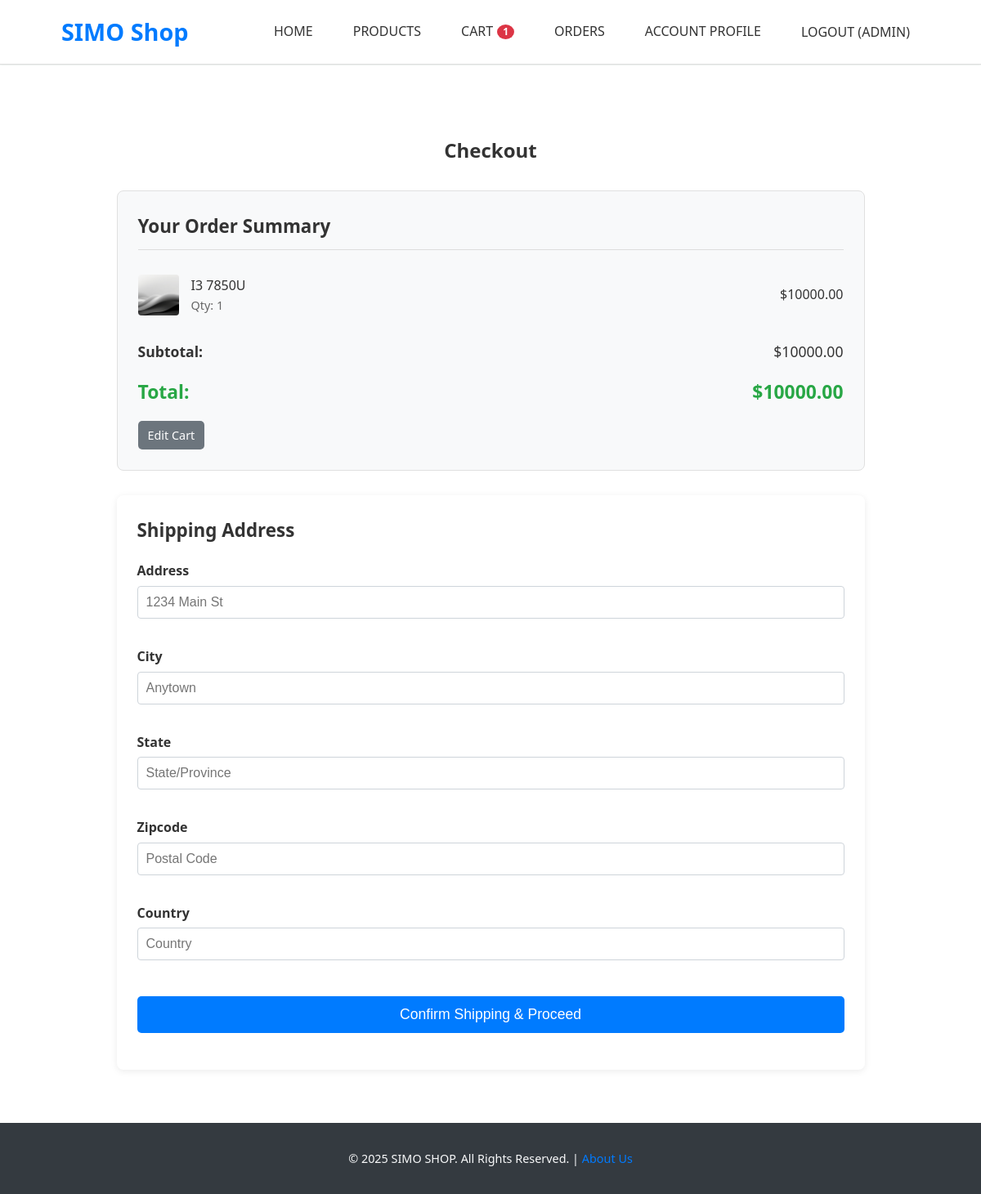
The app's page /shop/checkout/ (signed in) with its own data.
### shop/models.py (models this page shows, shortened)
class OrderItem(models.Model):
    product = models.ForeignKey(Product, on_delete=models.SET_NULL, null=True, related_name='order_items')
    order = models.ForeignKey(Order, on_delete=models.SET_NULL, null=True, related_name='items')
    quantity = models.IntegerField(default=0, null=True, blank=True)
    date_added = models.DateTimeField(auto_now_add=True)
    @property
    def get_total(self):
        if self.product and self.product.price is not None and self.quantity is not None:
            total = self.product.price * self.quantity
            return total
        return 0

class Product(models.Model):
    seller = models.ForeignKey(
        User,
        on_delete=models.CASCADE,
        related_name='products_for_sale',
        help_text="The user selling this product.",
        null=True,  # Allows existing rows to have no seller initially
        blank=True  # Allows form submission without it if handled in view, though our ProductForm doesn't include it
    )
    category = models.ForeignKey(Category, related_name='products', on_delete=models.SET_NULL, null=True, blank=True)
    name = models.CharField(max_length=200)
    slug = models.SlugField(max_length=200,
                            help_text="Unique URL-friendly identifier for the product. Will be auto-generated if left blank by seller.")
    description = models.TextField(blank=True)
    price = models.DecimalField(max_digits=10, decimal_places=2)
    image = models.ImageField(upload_to='products/%Y/%m/%d/', blank=True, null=True,
                              help_text="Upload a product image.")
    stock = models.PositiveIntegerField(default=0, help_text="Available stock quantity.")
    available = models.BooleanField(default=True, help_text="Is the product available for purchase?")
    created_at = models.DateTimeField(auto_now_add=True)
    updated_at = models.DateTimeField(auto_now=True)
    class Meta:
        ordering = ('-created_at',)
        indexes = [
            models.Index(fields=['id', 'slug']),
            models.Index(fields=['seller']),
        ]

class Order(models.Model):
    customer = models.ForeignKey(Customer, on_delete=models.SET_NULL, null=True, blank=True, related_name='orders')
    date_ordered = models.DateTimeField(auto_now_add=True)
    complete = models.BooleanField(default=False, help_text="Is the order complete and processed?")
    transaction_id = models.CharField(max_length=100, null=True, blank=True, unique=True, default=uuid.uuid4)
    class Meta:
        ordering = ('-date_ordered',)
    @property
    def get_cart_total(self):
        orderitems = self.items.all()
        total = sum([item.get_total for item in orderitems])
        return total
    @property
    def get_cart_items(self):
        orderitems = self.items.all()
        total = sum([item.quantity for item in orderitems])
        return total

### shop/views.py (the view)
# urls.py: path('checkout/', views.checkout, name='checkout'),
@login_required
def checkout(request):
    order = _get_or_create_cart(request)
    if not order or not order.items.exists():
        messages.info(request, "Your cart is empty. Please add items before proceeding to checkout.")
        return redirect('shop:cart_detail')
    customer = get_object_or_404(Customer, user=request.user)
    shipping_address_instance = ShippingAddress.objects.filter(customer=customer, order=order).first()
    if not shipping_address_instance:
        shipping_address_instance = ShippingAddress.objects.filter(customer=customer).last()
    if request.method == 'POST':
        form = ShippingAddressForm(request.POST,
                                   instance=shipping_address_instance if shipping_address_instance and shipping_address_instance.pk else None)
        if form.is_valid():
            shipping_address = form.save(commit=False)
            shipping_address.customer = customer
            shipping_address.order = order
            shipping_address.save()
            messages.success(request, "Shipping address confirmed. Please review your order.")
            return redirect(reverse('shop:order_confirmation', kwargs={'order_id': order.id}))
        else:
            messages.error(request, "Please correct the errors in the shipping address form.")
    else:
        form = ShippingAddressForm(instance=shipping_address_instance if shipping_address_instance else None)
    context = {
        'order': order,
        'items': order.items.all().select_related('product'),
        'shipping_form': form,
        'cart_item_count': order.get_cart_items
    }
    return render(request, 'shop/checkout.html', context)

### shop/templates/shop/checkout.html (shortened to what this page needs)
{% extends "shop/base.html" %}
{% load static %}
{% block content %}
<div class="checkout-container container">
    <h2>Checkout</h2>
    {% if not items %}
        <div class="cart-empty">
            <p>Your cart is empty. You cannot proceed to checkout.</p>
            <a href="{% url 'shop:product_list_all' %}" class="button">Continue Shopping</a>
        </div>
    {% else %}
        <div class="checkout-layout">
            <div class="order-summary-checkout">
                <h3>Your Order Summary</h3>
                <ul class="checkout-item-list">
                    {% for item in items %}
                        <li class="checkout-item">
                            <div class="checkout-item-image">
                                {% if item.product.image %}
                                    <img src="{{ item.product.image.url }}" alt="{{ item.product.name }}">
                                {% else %}
                                    <img src="https://placehold.co/60x60/EFEFEF/AAAAAA?text=No+Img" alt="{{ item.product.name }}">
                                {% endif %}
                            </div>
                            <div class="checkout-item-details">
                                <span class="item-name">{{ item.product.name }}</span>
                                <span class="item-quantity">Qty: {{ item.quantity }}</span>
                            </div>
                            <div class="checkout-item-price">
                                ${{ item.get_total|floatformat:2 }}
                            </div>
                        </li>
                    {% endfor %}
                </ul>
                <div class="checkout-totals">
                    <p><strong>Subtotal:</strong> <span>${{ order.get_cart_total|floatformat:2 }}</span></p>
                    <p class="grand-total"><strong>Total:</strong> <span>${{ order.get_cart_total|floatformat:2 }}</span></p>
                </div>
                 <a href="{% url 'shop:cart_detail' %}" class="button button-secondary button-small mt-1">Edit Cart</a>
            </div>
            <div class="shipping-address-form">
                <h3>Shipping Address</h3>
                <form method="POST" action="{% url 'shop:checkout' %}" class="styled-form">
                    {% for field in shipping_form %}
                        <div class="form-group">
                            <label for="{{ field.id_for_label }}">{{ field.label }}</label>
                            {{ field }}
                        </div>
                    {% endfor %}
                    <button type="submit" class="button checkout-confirm-btn">Confirm Shipping & Proceed</button>
                </form>
            </div>
        </div>
    {% endif %}
</div>
{% endblock content %}

### shop/templates/shop/base.html (shortened to what this page needs)
{% load static %}
{% load shop_tags %}
<html lang="en">
<head>
</head>
<body>
    <header>
        <div class="container">
            <div id="branding">
                <a href="{% url 'home_dashboard' %}">SIMO Shop</a>
            </div>
            <nav>
                <ul>
                    {% get_cart_item_count_tag as current_cart_items %}
                    {% if not user.is_authenticated %}
                        <li><a href="{% url 'shop:product_list_all' %}" class="{% if request.resolver_match.url_name == 'product_list_all' or request.resolver_match.url_name == 'product_list_by_category' %}active{% endif %}">Products</a></li>
                        <li class="cart-info">
                             <a href="{% url 'shop:cart_detail' %}" class="{% if request.resolver_match.url_name == 'cart_detail' %}active{% endif %}">
                                <span class="cart-text">Cart</span>
                                {% if current_cart_items > 0 %}
                                    <span class="cart-badge">{{ current_cart_items }}</span>
                                {% endif %}
                            </a>
                        </li>
                        <li><a href="{% url 'shop:login' %}" class="{% if request.resolver_match.url_name == 'login' %}active{% endif %}">Login</a></li>
                        <li><a href="{% url 'shop:customer_register' %}" class="{% if request.resolver_match.url_name == 'customer_register' %}active{% endif %}">Register</a></li>
                    {% else %}
                        <li><a href="{% url 'home_dashboard' %}"
                               class="{% if request.resolver_match.url_name == 'home_dashboard' %}active{% endif %}">
                               Home
                            </a>
                        </li>
                        <li><a href="{% url 'shop:product_list_all' %}" class="">Products</a></li>
                         <li class="cart-info">
                             <a href="{% url 'shop:cart_detail' %}" class="{% if request.resolver_match.url_name == 'cart_detail' %}active{% endif %}">
                                <span class="cart-text">Cart</span>
                                {% if current_cart_items > 0 %}
                                    <span class="cart-badge">{{ current_cart_items }}</span>
                                {% endif %}
                            </a>
                        </li>
                        <li><a href="{% url 'shop:order_history' %}" class="{% if request.resolver_match.url_name == 'order_history' %}active{% endif %}">Orders</a></li>
                        <li><a href="{% url 'shop:customer_profile' %}" class="{% if request.resolver_match.url_name == 'customer_profile' %}active{% endif %}">Account Profile</a></li>
                        <li>
                            <form id="logout-form" method="POST" action="{% url 'shop:logout' %}" style="display: inline;">
                                <button type="submit" class="link-style-button">Logout ({{ user.username|truncatechars:15 }})</button>
                            </form>
                        </li>
                    {% endif %}
                </ul>
            </nav>
        </div>
    </header>
    <div class="main-content">
        <div class="container">
            {% block content %}{% endblock content %}
        </div>
    </div>
    <footer>
        <p>&copy; {% now "Y" %} SIMO SHOP. All Rights Reserved. | <a href="{% url 'shop:about_page' %}">About Us</a></p>
    </footer>
</body>
</html>

### records on screen
OrderItem: product.image (picture), product.name "I3 7850U", quantity "1", get_total "10000.00"
Order: get_cart_total "10000.00"

### other values on screen
{{ current_cart_items }} "1"
{{ user.username|truncatechars:15 }} "ADMIN"
{{ field.label }} "Address" "City" "State" "Zipcode" "Country"
